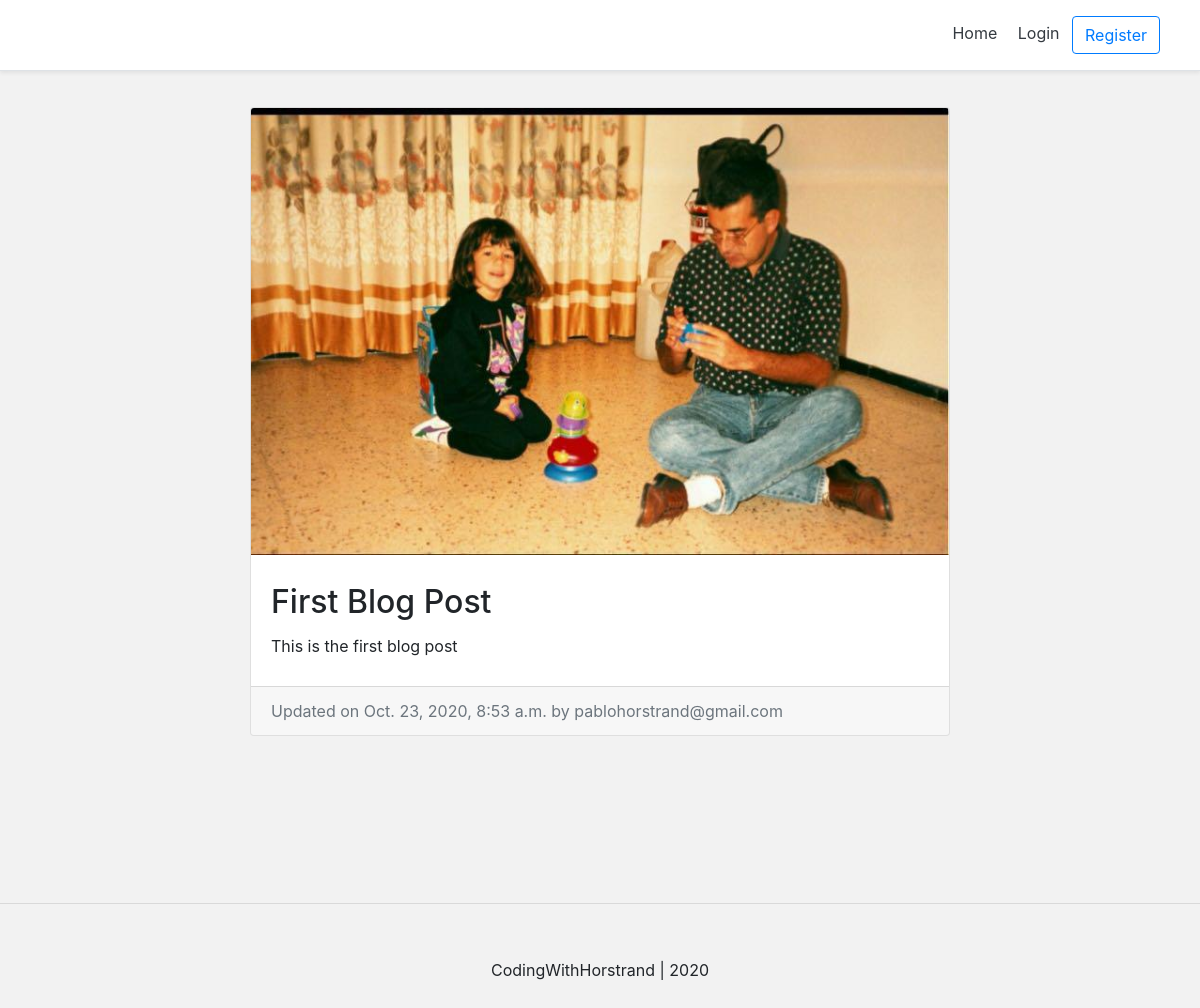
Screenshot of /blog/pablohorstrand-first-blog-post with the database file from the repository.
### blog/models.py (models this page shows, shortened)
class BlogPost(models.Model):
	title					= models.CharField(max_length=50, null=False, blank=False)
	body 					= models.TextField(max_length=5000, null=False, blank=False)
	image 	 				= models.ImageField(upload_to=upload_location, null=False, blank=False)
	date_published			= models.DateTimeField(auto_now_add=True, verbose_name="date published")
	date_updated			= models.DateTimeField(auto_now=True, verbose_name="date updated")
	author					= models.ForeignKey(settings.AUTH_USER_MODEL, on_delete=models.CASCADE)
	slug 					= models.SlugField(blank=True, unique=True)

### account/models.py (models this page shows, shortened)
class Account(AbstractBaseUser):
	email = 				models.EmailField(verbose_name="email", max_length=60, unique=True)
	username = 				models.CharField(max_length=30, unique=True)
	date_joined	=			models.DateTimeField(verbose_name='date joined', auto_now_add=True)
	last_login =			models.DateTimeField(verbose_name='last login', auto_now=True)
	is_admin = 				models.BooleanField(default=False)
	is_active = 			models.BooleanField(default=True)
	is_staff = 				models.BooleanField(default=False)
	is_superuser = 			models.BooleanField(default=False)
	USERNAME_FIELD = 'email'
	REQUIRED_FIELDS = ['username',]
	objects = MyAccountManager()
	def __str__(self):
		return self.email

### blog/views.py (the view)
# urls.py: path('<slug>', detail_blog_view, name="detail"),
def detail_blog_view(request, slug):
	context = {}
	blog_post = get_object_or_404(BlogPost, slug=slug)
	context['blog_post'] = blog_post
	return render(request, "blog/detail_blog.html", context)

### blog/templates/blog/detail_blog.html (shortened to what this page needs)
{% extends 'base.html' %}
{% block content %}
<div class="container">
	<div class="row">
		<div class="card m-auto">
			<img class="card-img-top" src="{{blog_post.image.url}}">
			<div class="card-body my-2">
				<h2 class="card-title">{{blog_post.title}}</h2>
				<p class="card-text">{{blog_post.body}}</p>
			</div>
			<div class="card-footer text-muted">
				Updated on {{blog_post.date_updated}} by {{blog_post.author}}
			</div>
		</div>
	</div>
</div>
{% endblock content %}

### templates/snippets/header.html (style rules this page uses)
@media (min-width: 768px) { html { font-size: 16px; } }
.container { max-width: 960px; }

### templates/snippets/base_css.html (style rules this page uses)
body { background-color: #f2f2f2; }

### blog/templates/blog/detail_blog.html (style rules this page uses)
.card { max-width: 700px; }
.container { padding: 20px; }

### rows the page displays
BlogPost: image (picture), title "First Blog Post", body "This is the first blog post", date_updated "Oct. 23, 2020, 8:53 a.m.", author "pablohorstrand@gmail.com"
